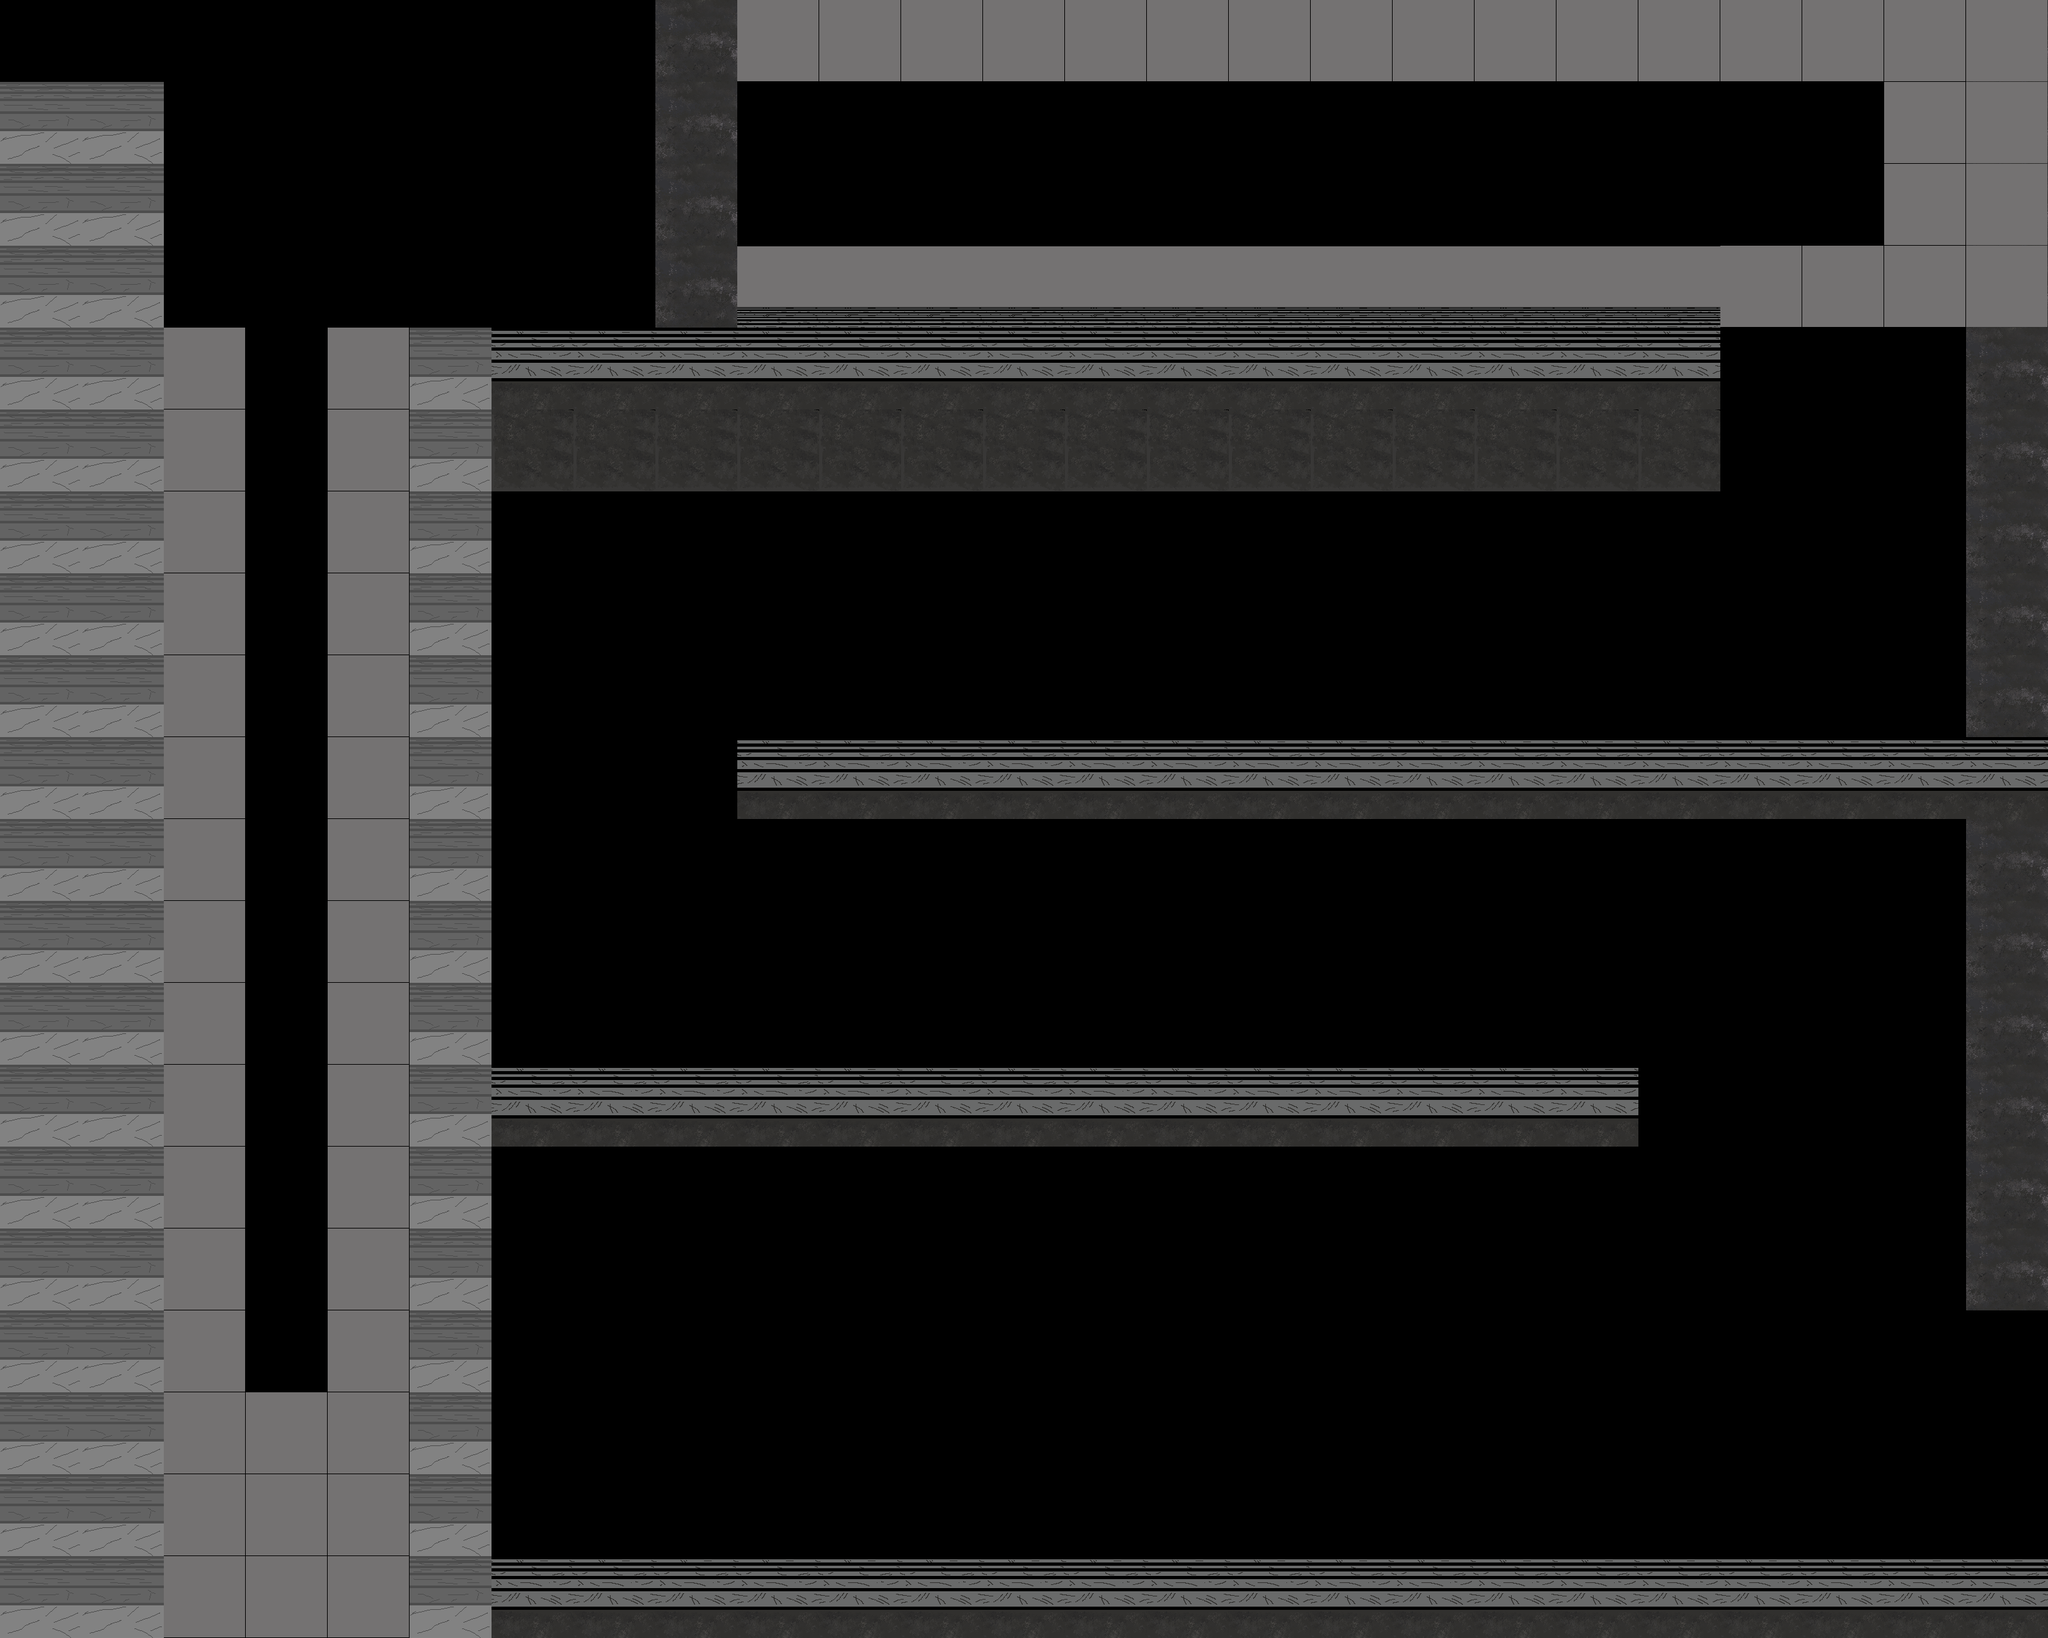

Tiled map render using the project's own tile images. Description and the whole map definition, tile-layer contents included, below:
An orthogonal 25x20 tile map with 128x128 px tiles, 5 tile layers (platforms, ladders, foreground, background, ...), 2 tilesets and 6 objects.

<map version="1.5" tiledversion="1.7.0" orientation="orthogonal" renderorder="right-down" width="25" height="20" tilewidth="128" tileheight="128" infinite="0" nextlayerid="14" nextobjectid="12">
 <tileset firstgid="1" name="platforms" tilewidth="128" tileheight="128" tilecount="1" columns="1">
  <image source="../assets/Floor_board_wall.png" width="128" height="128" />
 </tileset>
 <tileset firstgid="2" name="tileset floor" tilewidth="128" tileheight="128" tilecount="100" columns="10">
  <image source="waste of space tileset.png" width="1280" height="1280" />
 </tileset>
 <objectgroup id="6" name="Object Layer 1" />
 <objectgroup id="11" name="moving platforms">
  <properties>
   <property name="boundary_bottom" value="0" />
   <property name="boundary_top" value="800" />
   <property name="change_y" value="1" />
  </properties>
  <object id="5" gid="1" x="251.956" y="2470.12" width="407.499" height="137.114">
   <properties>
    <property name="boundary_bottom" value="0" />
    <property name="boundary_top" value="800" />
    <property name="change_y" value="1" />
   </properties>
  </object>
 </objectgroup>
 <layer id="7" name="platforms" width="25" height="20">
  <data encoding="csv">
0,0,0,0,0,0,0,0,0,0,0,0,0,0,0,0,0,0,0,0,0,0,0,0,32,
1,0,0,0,0,0,0,0,0,0,0,0,0,0,0,0,0,0,0,0,0,0,0,0,32,
1,0,0,0,0,0,0,0,0,0,0,0,0,0,0,0,0,0,0,0,0,0,0,0,32,
1,0,0,0,0,0,0,0,0,0,0,0,0,0,0,0,0,0,0,0,0,0,0,0,32,
1,0,0,0,0,1,22,22,22,22,22,22,22,22,22,22,22,22,22,22,22,0,0,0,32,
1,0,0,0,0,1,0,0,0,0,0,0,0,0,0,0,0,0,0,0,0,0,0,0,32,
1,0,0,0,0,1,0,0,0,0,0,0,0,0,0,0,0,0,0,0,0,0,0,0,32,
1,0,0,0,0,1,0,0,0,0,0,0,0,0,0,0,0,0,0,0,0,0,0,0,32,
1,0,0,0,0,1,0,0,0,0,0,0,0,0,0,0,0,0,0,0,0,0,0,0,32,
1,0,0,0,0,1,0,0,0,22,22,22,22,22,22,22,22,22,22,22,22,22,22,22,22,
1,0,0,0,0,1,0,0,0,0,0,0,0,0,0,0,0,0,0,0,0,0,0,0,32,
1,0,0,0,0,1,0,0,0,0,0,0,0,0,0,0,0,0,0,0,0,0,0,0,32,
1,0,0,0,0,1,0,0,0,0,0,0,0,0,0,0,0,0,0,0,0,0,0,0,32,
1,0,0,0,0,1,22,22,22,22,22,22,22,22,22,22,22,22,22,22,0,0,0,0,32,
1,0,0,0,0,1,0,0,0,0,0,0,0,0,0,0,0,0,0,0,0,0,0,0,32,
1,0,0,0,0,1,0,0,0,0,0,0,0,0,0,0,0,0,0,0,0,0,0,0,32,
1,0,0,0,0,1,0,0,0,0,0,0,0,0,0,0,0,0,0,0,0,0,0,0,0,
1,0,0,0,0,1,0,0,0,0,0,0,0,0,0,0,0,0,0,0,0,0,0,0,0,
1,0,0,0,0,1,0,0,0,0,0,0,0,0,0,0,0,0,0,0,0,0,0,0,0,
1,1,0,0,0,1,22,22,22,22,22,22,22,22,22,22,22,22,22,22,22,22,22,22,22
</data>
 </layer>
 <objectgroup id="13" name="enemy">
  <object id="7" gid="33" x="1020.58" y="2312.15" width="128" height="128" />
  <object id="8" gid="33" x="1658.57" y="1528.33" width="128" height="128" />
  <object id="9" gid="33" x="2633.77" y="1069.59" width="128" height="128" />
  <object id="10" gid="33" x="2250.98" y="313.119" width="128" height="128" />
  <object id="11" gid="33" x="1537.04" y="389.07" width="128" height="128" />
 </objectgroup>
 <layer id="12" name="ladders" width="25" height="20">
  <data encoding="csv">
0,0,0,0,0,0,0,0,0,0,0,0,0,0,0,0,0,0,0,0,0,0,0,0,0,
0,1,0,0,0,0,0,0,0,0,0,0,0,0,0,0,0,0,0,0,0,0,0,0,0,
0,1,0,0,0,0,0,0,0,0,0,0,0,0,0,0,0,0,0,0,0,0,0,0,0,
0,1,0,0,0,0,0,0,0,0,0,0,0,0,0,0,0,0,0,0,0,0,0,0,0,
0,1,0,0,0,0,0,0,0,0,0,0,0,0,0,0,0,0,0,0,0,0,0,0,0,
0,1,0,0,0,0,0,0,0,0,0,0,0,0,0,0,0,0,0,0,0,0,0,0,0,
0,1,0,0,0,0,0,0,0,0,0,0,0,0,0,0,0,0,0,0,0,0,0,0,0,
0,1,0,0,0,0,0,0,0,0,0,0,0,0,0,0,0,0,0,0,0,0,0,0,0,
0,1,0,0,0,0,0,0,0,0,0,0,0,0,0,0,0,0,0,0,0,0,0,0,0,
0,1,0,0,0,0,0,0,0,0,0,0,0,0,0,0,0,0,0,0,0,0,0,0,0,
0,1,0,0,0,0,0,0,0,0,0,0,0,0,0,0,0,0,0,0,0,0,0,0,0,
0,1,0,0,0,0,0,0,0,0,0,0,0,0,0,0,0,0,0,0,0,0,0,0,0,
0,1,0,0,0,0,0,0,0,0,0,0,0,0,0,0,0,0,0,0,0,0,0,0,0,
0,1,0,0,0,0,0,0,0,0,0,0,0,0,0,0,0,0,0,0,0,0,0,0,0,
0,1,0,0,0,0,0,0,0,0,0,0,0,0,0,0,0,0,0,0,0,0,0,0,0,
0,1,0,0,0,0,0,0,0,0,0,0,0,0,0,0,0,0,0,0,0,0,0,0,0,
0,1,0,0,0,0,0,0,0,0,0,0,0,0,0,0,0,0,0,0,0,0,0,0,0,
0,1,0,0,0,0,0,0,0,0,0,0,0,0,0,0,0,0,0,0,0,0,0,0,0,
0,1,0,0,0,0,0,0,0,0,0,0,0,0,0,0,0,0,0,0,0,0,0,0,0,
0,0,0,0,0,0,0,0,0,0,0,0,0,0,0,0,0,0,0,0,0,0,0,0,0
</data>
 </layer>
 <layer id="8" name="foreground" width="25" height="20">
  <data encoding="csv">
0,0,0,0,0,0,0,0,32,33,33,33,33,33,33,33,33,33,33,33,33,33,33,33,33,
0,0,0,0,0,0,0,0,32,0,0,0,0,0,0,0,0,0,0,0,0,0,0,33,33,
0,0,0,0,0,0,0,0,32,0,0,0,0,0,0,0,0,0,0,0,0,0,0,33,33,
0,0,0,0,0,0,0,0,32,12,12,12,12,12,12,12,12,12,12,12,12,33,33,33,33,
0,0,33,0,33,0,0,0,0,0,0,0,0,0,0,0,0,0,0,0,0,0,0,0,0,
0,0,33,0,33,0,36,36,36,36,36,36,36,36,36,36,36,36,36,36,36,0,0,0,0,
0,0,33,0,33,0,0,0,0,0,0,0,0,0,0,0,0,0,0,0,0,0,0,0,0,
0,0,33,0,33,0,0,0,0,0,0,0,0,0,0,0,0,0,0,0,0,0,0,0,0,
0,0,33,0,33,0,0,0,0,0,0,0,0,0,0,0,0,0,0,0,0,0,0,0,0,
0,0,33,0,33,0,0,0,0,0,0,0,0,0,0,0,0,0,0,0,0,0,0,0,0,
0,0,33,0,33,0,0,0,0,0,0,0,0,0,0,0,0,0,0,0,0,0,0,0,0,
0,0,33,0,33,0,0,0,0,0,0,0,0,0,0,0,0,0,0,0,0,0,0,0,0,
0,0,33,0,33,0,0,0,0,0,0,0,0,0,0,0,0,0,0,0,0,0,0,0,0,
0,0,33,0,33,0,0,0,0,0,0,0,0,0,0,0,0,0,0,0,0,0,0,0,0,
0,0,33,0,33,0,0,0,0,0,0,0,0,0,0,0,0,0,0,0,0,0,0,0,0,
0,0,33,0,33,0,0,0,0,0,0,0,0,0,0,0,0,0,0,0,0,0,0,0,0,
0,0,33,0,33,0,0,0,0,0,0,0,0,0,0,0,0,0,0,0,0,0,0,0,0,
0,0,33,33,33,0,0,0,0,0,0,0,0,0,0,0,0,0,0,0,0,0,0,0,0,
0,0,33,33,33,0,0,0,0,0,0,0,0,0,0,0,0,0,0,0,0,0,0,0,0,
0,0,33,33,33,0,0,0,0,0,0,0,0,0,0,0,0,0,0,0,0,0,0,0,0
</data>
 </layer>
 <layer id="9" name="background" width="25" height="20">
  <data encoding="csv">
0,0,0,0,0,0,0,0,0,0,0,0,0,0,0,0,0,0,0,0,0,0,0,0,0,
0,0,0,0,0,0,0,0,0,0,0,0,0,0,0,0,0,0,0,0,0,0,0,0,0,
0,0,0,0,0,0,0,0,0,0,0,0,0,0,0,0,0,0,0,0,0,0,0,0,0,
0,0,0,0,0,0,0,0,0,0,0,0,0,0,0,0,0,0,0,0,0,0,0,0,0,
0,0,0,0,0,0,0,0,0,0,0,0,0,0,0,0,0,0,0,0,0,0,0,0,0,
0,0,0,0,0,0,0,0,0,0,0,0,0,0,0,0,0,0,0,0,0,0,0,0,0,
0,0,0,0,0,0,0,0,0,0,0,0,0,0,0,0,0,0,0,0,0,0,0,0,0,
0,0,0,0,0,0,0,0,0,0,0,0,0,0,0,0,0,0,0,0,0,0,0,0,0,
0,0,0,0,0,0,0,0,0,0,0,0,0,0,0,0,0,0,0,0,0,0,0,0,0,
0,0,0,0,0,0,0,0,0,0,0,0,0,0,0,0,0,0,0,0,0,0,0,0,0,
0,0,0,0,0,0,0,0,0,0,0,0,0,0,0,0,0,0,0,0,0,0,0,0,0,
0,0,0,0,0,0,0,0,0,0,0,0,0,0,0,0,0,0,0,0,0,0,0,0,0,
0,0,0,0,0,0,0,0,0,0,0,0,0,0,0,0,0,0,0,0,0,0,0,0,0,
0,0,0,0,0,0,0,0,0,0,0,0,0,0,0,0,0,0,0,0,0,0,0,0,0,
0,0,0,0,0,0,0,0,0,0,0,0,0,0,0,0,0,0,0,0,0,0,0,0,0,
0,0,0,0,0,0,0,0,0,0,0,0,0,0,0,0,0,0,0,0,0,0,0,0,0,
0,0,0,0,0,0,0,0,0,0,0,0,0,0,0,0,0,0,0,0,0,0,0,0,0,
0,0,0,0,0,0,0,0,0,0,0,0,0,0,0,0,0,0,0,0,0,0,0,0,0,
0,0,0,0,0,0,0,0,0,0,0,0,0,0,0,0,0,0,0,0,0,0,0,0,0,
0,0,0,0,0,0,0,0,0,0,0,0,0,0,0,0,0,0,0,0,0,0,0,0,0
</data>
 </layer>
 <layer id="10" name="dont_touch_layer" width="25" height="20">
  <data encoding="csv">
0,0,0,0,0,0,0,0,0,0,0,0,0,0,0,0,0,0,0,0,0,0,0,0,0,
0,0,0,0,0,0,0,0,0,0,0,0,0,0,0,0,0,0,0,0,0,0,0,0,0,
0,0,0,0,0,0,0,0,0,0,0,0,0,0,0,0,0,0,0,0,0,0,0,0,0,
0,0,0,0,0,0,0,0,0,0,0,0,0,0,0,0,0,0,0,0,0,0,0,0,0,
0,0,0,0,0,0,0,0,0,0,0,0,0,0,0,0,0,0,0,0,0,0,0,0,0,
0,0,0,0,0,0,0,0,0,0,0,0,0,0,0,0,0,0,0,0,0,0,0,0,0,
0,0,0,0,0,0,0,0,0,0,0,0,0,0,0,0,0,0,0,0,0,0,0,0,0,
0,0,0,0,0,0,0,0,0,0,0,0,0,0,0,0,0,0,0,0,0,0,0,0,0,
0,0,0,0,0,0,0,0,0,0,0,0,0,0,0,0,0,0,0,0,0,0,0,0,0,
0,0,0,0,0,0,0,0,0,0,0,0,0,0,0,0,0,0,0,0,0,0,0,0,0,
0,0,0,0,0,0,0,0,0,0,0,0,0,0,0,0,0,0,0,0,0,0,0,0,0,
0,0,0,0,0,0,0,0,0,0,0,0,0,0,0,0,0,0,0,0,0,0,0,0,0,
0,0,0,0,0,0,0,0,0,0,0,0,0,0,0,0,0,0,0,0,0,0,0,0,0,
0,0,0,0,0,0,0,0,0,0,0,0,0,0,0,0,0,0,0,0,0,0,0,0,0,
0,0,0,0,0,0,0,0,0,0,0,0,0,0,0,0,0,0,0,0,0,0,0,0,0,
0,0,0,0,0,0,0,0,0,0,0,0,0,0,0,0,0,0,0,0,0,0,0,0,0,
0,0,0,0,0,0,0,0,0,0,0,0,0,0,0,0,0,0,0,0,0,0,0,0,0,
0,0,0,0,0,0,0,0,0,0,0,0,0,0,0,0,0,0,0,0,0,0,0,0,0,
0,0,0,0,0,0,0,0,0,0,0,0,0,0,0,0,0,0,0,0,0,0,0,0,0,
0,0,0,0,0,0,0,0,0,0,0,0,0,0,0,0,0,0,0,0,0,0,0,0,0
</data>
 </layer>
</map>
